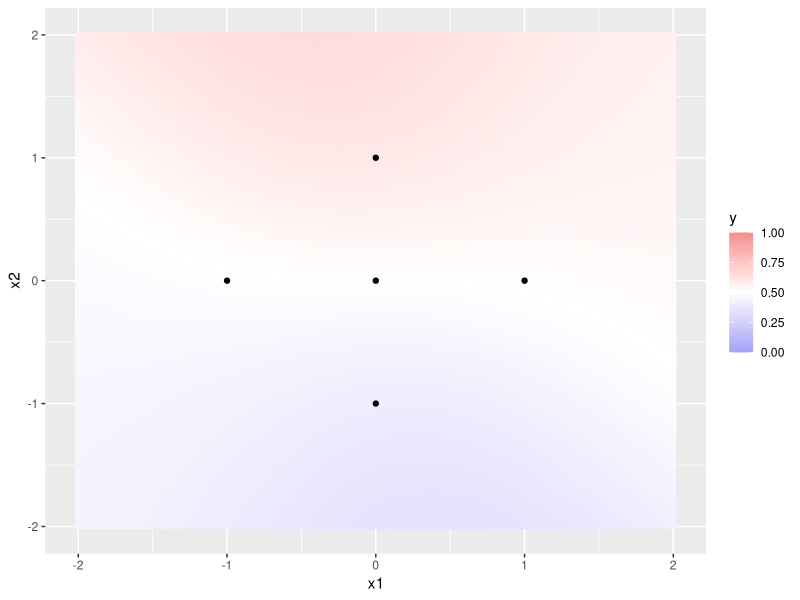
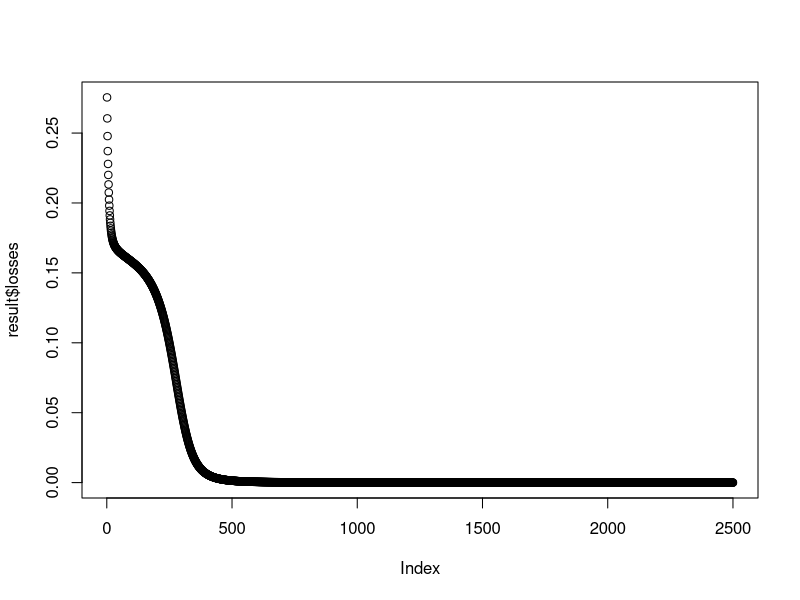
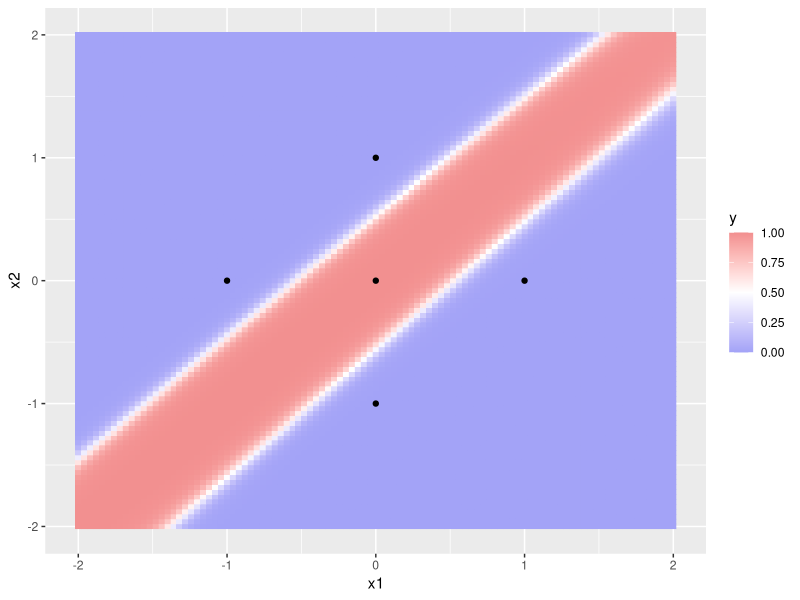

R code for these plots, in order:
## ---- chunk 1
knitr::opts_chunk$set(eval = TRUE, echo = TRUE)
## ---- chunk 2
# activations, losses, and their gradient
sigmoid = function(x) { 1 / (1 + exp(-x)) }
sigmoid_derivative = function(x) { sigmoid(x) * (1 - sigmoid(x)) }
tanh_derivative = function(x) { 1 - tanh(x)^2 }
mse = function(ytrue, ypred) { mean((ytrue - ypred)^2) }
mse_derivative = function(ytrue, ypred) { 2 * (ypred - ytrue) / length(ytrue) }


nnet.new = function(layer_sizes) {
  # all information about the network is stored in a list
  nnet = list(
    weights = list(),
    biases = list(),
    activations = list(),
    activations_derivatives = list(),
    loss = mse,
    loss_derivative = mse_derivative
  )
  
  # create random weight matrices and bias vectors
  last_size = layer_sizes[1]  # the first element is the number of inputs
  for(l in 2:length(layer_sizes)) {
    this_size = layer_sizes[l]
    
    # weights are initialize using the the famous "Glorot" initialization
    b = sqrt(6 / (this_size + last_size))
    nnet$weights[[l - 1]] = matrix(
      runif(last_size * this_size, -b, b), ncol = this_size
    )
    
    # biases are initialized to zero
    nnet$biases[[l - 1]] = rep(0, this_size)
    
    # set the activation
    nnet$activations[[l - 1]] = tanh
    nnet$activations_derivatives[[l - 1]] = tanh_derivative
    
    last_size = this_size
  }
  
  # change the output activation to sigmoid
  nnet$activations[[length(nnet$activations)]] = sigmoid
  nnet$activations_derivatives[[length(nnet$activations)]] = sigmoid_derivative
  
  nnet
}

nnet = nnet.new(c(2, 5, 3, 1))
## ---- chunk 3
nnet.predict = function(nnet, data.x) {
  # data.x is a matrix with samples on rows
  n_layers = length(nnet$weights)
  zout = data.x
  for(l in 1:n_layers) {
    zin = t(t(zout %*% nnet$weights[[l]]) + nnet$biases[[l]])
    zout = nnet$activations[[l]](zin)
  }
  zout
}
## ---- chunk 4
library(scales)
library(ggplot2)

grid = as.matrix(expand.grid(x1 = seq(-2, 2, 1 / 25), x2 = seq(-2, 2, 1 / 25)))
plot_grid = function(predictions) {
  # plots the predicted value for each point on the grid;
  # the predictions should have one column and
  # the same number of rows (10,201) as the data
  df = cbind(as.data.frame(grid), y = predictions)
  ggplot() +
    geom_tile(aes(x = x1, y = x2, fill = y, color = y), df) +
    scale_color_gradient2(low = muted("blue", 70), mid = "white",
                         high = muted("red", 70), limits = c(0, 1),
                         midpoint = 0.5) +
    scale_fill_gradient2(low = muted("blue", 70), mid = "white",
                        high = muted("red", 70), limits = c(0, 1),
                        midpoint = 0.5) +
    geom_point(aes(x=c(0, 1, 0, -1, 0), y=c(0, 0, -1, 0, 1)))
}

# run this a few times to see what different random networks predict
nnet = nnet.new(c(2, 5, 3, 1))
plot_grid(nnet.predict(nnet, grid))
## ---- chunk 5
nnet.gradients = function(nnet, x, y) {
  # x is be a matrix with samples on rows
  # y is a vector with the labels
  
  n_layers = length(nnet$weights)
  activations = list(x)
  for(l in 1:n_layers) {
    zin = t(t(activations[[l]] %*% nnet$weights[[l]]) + nnet$biases[[l]])
    zout = nnet$activations[[l]](zin)
    activations[[l + 1]] = zout
  }
  loss = nnet$loss(y, activations[[length(activations)]])
  
  weights_gradients = list()
  biases_gradients = list()
  # Eq. 5
  deltas = nnet$loss_derivative(
    y, activations[[length(activations)]]
  ) * nnet$activations_derivatives[[n_layers]](activations[[length(activations)]])
  for(l in n_layers:1) {
    weights_gradients[[l]] = t(activations[[l]]) %*% deltas  # Eq. 6
    biases_gradients[[l]] = colSums(deltas)  # Eq. 7
    
    if(l > 1) {
      # Eq. 8
      deltas = deltas %*% t(
        nnet$weights[[l]]
      ) * nnet$activations_derivatives[[l - 1]](activations[[l]])
    }
  }
  
  # make sure the gradients have the correct size
  for(l in 1:n_layers) {
    stopifnot(dim(nnet$weights[[l]]) == dim(weights_gradients[[l]]))
    stopifnot(length(nnet$biases[[l]]) == length(biases_gradients[[l]]))
  }
  
  # return gradients as a list
  list(
    loss = loss,
    weights_gradients = weights_gradients,
    biases_gradients = biases_gradients
  )
}

data.x = matrix(c(
  0, 1, 0, -1, 0,
  0, 0, -1, 0, 1
), ncol = 2)
data.y = c(1, 0, 0, 0, 0)
nnet.gradients(nnet, data.x, data.y)
## ---- chunk 6
nnet.gradient_descent_step = function(nnet, gradients, learning_rate) {
  for(l in 1:length(nnet$weights)) {
    nnet$weights[[l]] = (
      nnet$weights[[l]] - learning_rate * gradients$weights_gradients[[l]]
    )
    
    nnet$biases[[l]] = (
      nnet$biases[[l]] - learning_rate * gradients$biases_gradients[[l]]
    )
  }
  nnet  # return the modified parameters
}


nnet.train = function(nnet, x, y, n_epochs, learning_rate) {
  losses = list()
  
  for(e in 1:n_epochs) {
    gradients = nnet.gradients(nnet, x, y)
    nnet = nnet.gradient_descent_step(nnet, gradients, learning_rate)
    losses[[length(losses) + 1]] = gradients$loss
  }
  
  list(
    losses = unlist(losses),
    nnet = nnet
  )
}
## ---- chunk 7
data.x = matrix(c(
  0, 1, 0, -1, 0,
  0, 0, -1, 0, 1
), ncol = 2)
data.y = c(1, 0, 0, 0, 0)

nnet = nnet.new(c(2, 5, 3, 1))
result = nnet.train(nnet, data.x, data.y, 2500, 0.25)
nnet.predict(result$nnet, data.x)
## ---- chunk 8
plot(result$losses)
## ---- chunk 9
plot_grid(nnet.predict(result$nnet, grid))
